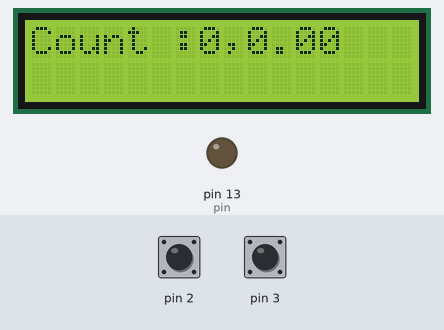
A sketch run on a simulated Arduino Uno, built with avr-gcc and run on an emulated ATmega328P. On the bench: 16×2 character LCD, output pins drawn as LEDs (lit = HIGH). Inputs (shaded band) come from the test bench; at power-on: pin 2 HIGH, pin 3 HIGH.

Above: at 1.2 s.
1.3 s: pin 2 pulsed LOW 2 times (0.12 s each, 0.3 s apart)
At 1.57 s:
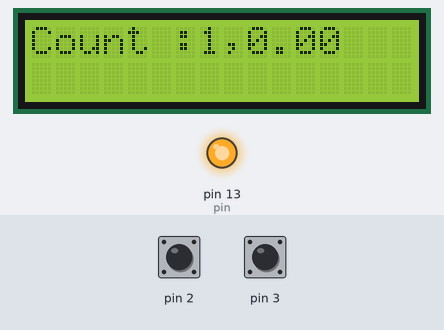
At 2.4 s:
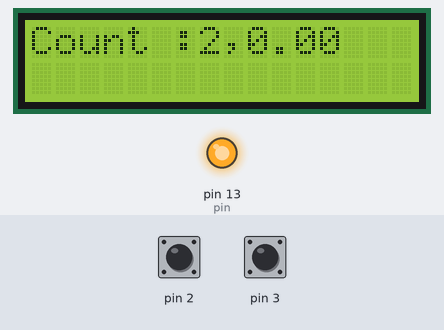
Timing chart, 0 to 4.3 s (numbered marks = the images above; inputs shaded):
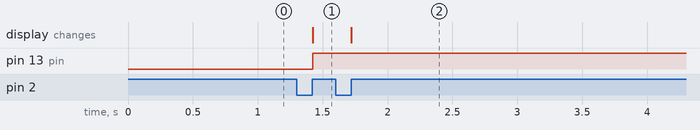

The sketch:

rotary_encoder_lcd.ino
```cpp
#include <LiquidCrystal.h>


int pin = 13;
int count_array[10];
float count_average;
volatile boolean state = LOW;
volatile int count = 0;
volatile boolean rotate_r, state_r = LOW;
volatile boolean rotate_l, state_l = LOW;
volatile boolean increment_flag = LOW, decrement_flag = LOW;
int debounce_duration = 0; //Microseconds;
const int rs = 12, en = 11, d4 = 7, d5 = 6, d6 = 5, d7 = 4;
LiquidCrystal lcd(rs, en, d4, d5, d6, d7);


void setup()
{
  pinMode(pin, OUTPUT);
  pinMode(2,INPUT);
  pinMode(3,INPUT);
  Serial.begin(9600);
    // set up the lcd's number of columns and rows:
    lcd.begin(16, 2);
    lcd.setCursor(0, 0);
    lcd.print("Count :");

    attachInterrupt(digitalPinToInterrupt(2), isr_1, RISING);
    attachInterrupt(digitalPinToInterrupt(3), isr_2, RISING);

}

void loop()
{

  digitalWrite(pin, state);
  if (increment_flag)
  {
    increment();
    increment_flag = LOW;
  }

  else if (decrement_flag)
  {
    decrement();
    decrement_flag = LOW;
  }


    lcd.setCursor(7, 0);
    lcd.print(count);
    lcd.print(",");
    lcd.print(count_average);
    lcd.print("  ");
    attachInterrupt(digitalPinToInterrupt(2), isr_1, CHANGE);
    attachInterrupt(digitalPinToInterrupt(3), isr_2, CHANGE);
}

float average(int *numbers_array)
{
  int sum=0;
  float average=0;
  int numbers_array_length = sizeof(numbers_array);
  for (int i=0; i<numbers_array_length; i++)
  {
    sum = sum + numbers_array[i];
  }
  average = sum/numbers_array_length;
  return average;
}

void isr_1()
{
  detachInterrupt(digitalPinToInterrupt(2));
  //detachInterrupt(digitalPinToInterrupt(3));
  increment_flag = HIGH;
}

void isr_2()
{
  detachInterrupt(digitalPinToInterrupt(3));
  //detachInterrupt(digitalPinToInterrupt(2));
  decrement_flag = HIGH;
}

void increment()
{
  delayMicroseconds(debounce_duration);
  state_r = digitalRead(2);

  if(!rotate_r)
  {
    rotate_r = HIGH;
  }
  else if(digitalRead(3)==state_r)
  {
    count += 1;
    state = state_r;
    rotate_r = LOW;
  }
  else
  {
    rotate_r = LOW;
  }

}

void decrement()
{
  delayMicroseconds(debounce_duration);
  state_l = digitalRead(3);
  if(!rotate_l)
  {
    rotate_l = HIGH;
  }
  else if(digitalRead(2)==state_l)
  {
    count -= 1;
    state = state_l;
    rotate_l = LOW;
  }
  else
  {
    rotate_l = LOW;
  }
}
```

Measured:
- after the input at 1.3 s, pin 13 (pin): LOW → HIGH after 0.12 s; the display: changes after 0.12 s (image 1)
